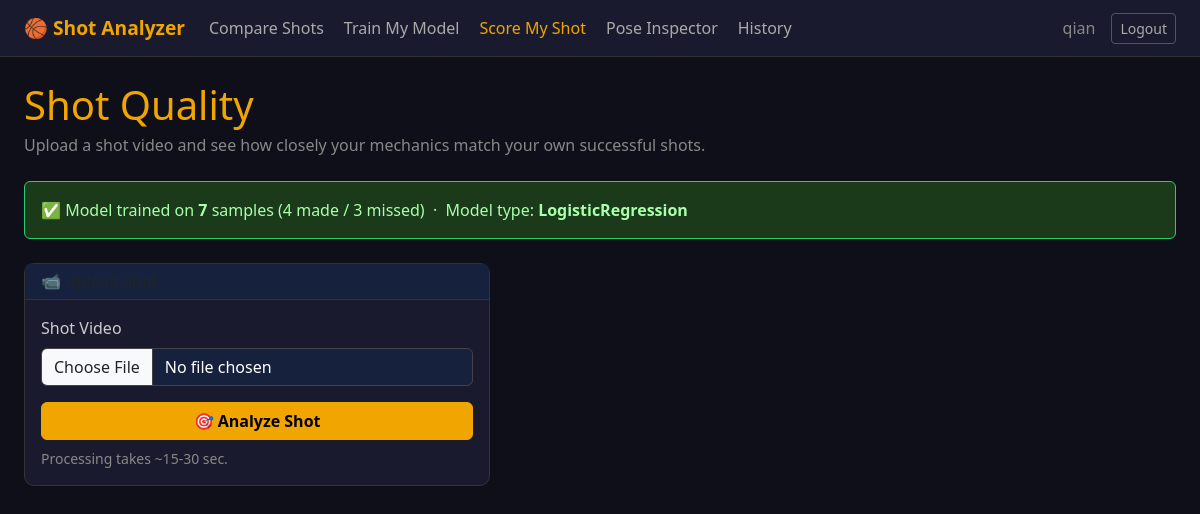
/score/ (signed in), run on the app's committed database.
### shot_analyzer/models.py (models this page shows, shortened)
class PersonalModel(models.Model):
    user = models.OneToOneField(User, on_delete=models.CASCADE, related_name='personal_model')
    model_data = models.BinaryField(null=True, blank=True)   # pickled {model, scaler}
    n_samples = models.IntegerField(default=0)
    n_made = models.IntegerField(default=0)
    n_missed = models.IntegerField(default=0)
    cv_accuracy = models.FloatField(null=True, blank=True)
    model_type = models.CharField(max_length=50, blank=True)
    trained_at = models.DateTimeField(null=True, blank=True)
    training_status = models.CharField(max_length=20, default='idle')
    training_message = models.TextField(blank=True)
    reference_sequence_json = models.TextField(blank=True, default='')  # averaged made-shot sequence
    @property
    def is_trained(self):
        return self.model_data is not None and self.training_status == 'complete'

### shot_analyzer/views.py (the view)
# urls.py: path('score/',              views.score,               name='score'),
@login_required
def score(request):
    personal_model = _get_or_create_personal_model(request.user)
    if not personal_model.is_trained:
        return render(request, 'shot_analyzer/score.html', {
            'not_trained': True,
            'personal_model': personal_model,
        })
    if request.method == 'POST':
        form = ScoreShotForm(request.POST, request.FILES)
        if form.is_valid():
            video_path = _save_temp_video(request.FILES['video'])
            try:
                extractor = PoseExtractor()
                seq = extractor.process_video(video_path, annotate=False, max_frames=300)
                if len(seq.frames) < 5:
                    messages.error(request, 'Not enough pose frames detected.')
                    return render(request, 'shot_analyzer/score.html', {
                        'form': form, 'personal_model': personal_model,
                    })
                features = featurize(seq)
                fitter = ShotModelFitter()
                prediction = fitter.predict(bytes(personal_model.model_data), features)
                return render(request, 'shot_analyzer/score.html', {
                    'form': form,
                    'personal_model': personal_model,
                    'prediction': prediction,
                    'video_name': request.FILES['video'].name,
                })
            finally:
                try:
                    os.unlink(video_path)
                except Exception:
                    pass
    else:
        form = ScoreShotForm()
    return render(request, 'shot_analyzer/score.html', {
        'form': form,
        'personal_model': personal_model,
    })

### shot_analyzer/forms.py
class ScoreShotForm(forms.Form):
    video = forms.FileField(
        label='Shot Video',
        widget=forms.FileInput(attrs={'class': 'form-control', 'accept': 'video/*'}),
    )

### shot_analyzer/views.py (called while the page is built)
def _get_or_create_personal_model(user) -> PersonalModel:
    model_obj, _ = PersonalModel.objects.get_or_create(user=user)
    return model_obj

### shot_analyzer/templates/shot_analyzer/score.html (shortened to what this page needs)
{% extends 'shot_analyzer/base.html' %}
{% block content %}
<h1 class="mb-1">Shot Quality</h1>
<p class="text-muted mb-4">Upload a shot video and see how closely your mechanics match your own successful shots.</p>
{% if not_trained %}
  <div class="card text-center py-5">
    <div class="card-body">
      <div class="display-4 mb-3">🧠</div>
      <h4>No Trained Model Yet</h4>
      <p class="text-muted">You need to train a personal model first.</p>
      <a href="{% url 'training' %}" class="btn btn-primary">Go to Training →</a>
    </div>
  </div>
{% else %}
  {% if personal_model.is_trained %}
  <div class="alert alert-success mb-4">
    ✅ Model trained on <strong>{{ personal_model.n_samples }}</strong> samples
    ({{ personal_model.n_made }} made / {{ personal_model.n_missed }} missed) &nbsp;·&nbsp;
    Model type: <strong>{{ personal_model.model_type }}</strong>
  </div>
  {% endif %}
  <div class="row g-4">
    <div class="col-md-5">
      <div class="card">
        <div class="card-header"><h6 class="mb-0">📹 Upload Shot</h6></div>
        <div class="card-body">
          <form method="post" enctype="multipart/form-data" id="scoreForm">
            <div class="mb-3">
              <label class="form-label">Shot Video</label>
              <input type="file" name="video" class="form-control" accept="video/*" required>
            </div>
            <button type="submit" class="btn btn-primary w-100" id="scoreBtn">
              🎯 Analyze Shot
            </button>
            <div class="form-text mt-2">Processing takes ~15-30 sec.</div>
          </form>
        </div>
      </div>
    </div>
  </div>
{% endif %}
{% endblock %}

### shot_analyzer/templates/shot_analyzer/base.html (shortened to what this page needs)
<!DOCTYPE html>
<html lang="en">
<head>
  <link href="https://cdn.jsdelivr.net/npm/bootstrap@5.3.0/dist/css/bootstrap.min.css" rel="stylesheet">
</head>
<body>
<nav class="navbar navbar-expand-lg">
  <div class="container-fluid px-4">
    <a class="navbar-brand" href="{% url 'home' %}">🏀 Shot Analyzer</a>
    <div class="collapse navbar-collapse" id="navMenu">
      {% if user.is_authenticated %}
      <ul class="navbar-nav me-auto gap-1">
        <li class="nav-item">
          <a class="nav-link {% if request.resolver_match.url_name == 'compare' %}active{% endif %}"
             href="{% url 'compare' %}">Compare Shots</a>
        </li>
        <li class="nav-item">
          <a class="nav-link {% if request.resolver_match.url_name == 'training' %}active{% endif %}"
             href="{% url 'training' %}">Train My Model</a>
        </li>
        <li class="nav-item">
          <a class="nav-link {% if request.resolver_match.url_name == 'score' %}active{% endif %}"
             href="{% url 'score' %}">Score My Shot</a>
        </li>
        <li class="nav-item">
          <a class="nav-link {% if request.resolver_match.url_name == 'detect_shots' %}active{% endif %}"
             href="{% url 'detect_shots' %}">Pose Inspector</a>
        </li>
        <li class="nav-item">
          <a class="nav-link {% if request.resolver_match.url_name == 'history' %}active{% endif %}"
             href="{% url 'history' %}">History</a>
        </li>
      </ul>
      <ul class="navbar-nav ms-auto align-items-center gap-2">
        <li class="nav-item">
          <span class="nav-link text-muted">{{ user.username }}</span>
        </li>
        <li class="nav-item">
          <a class="btn btn-outline-secondary btn-sm" href="{% url 'logout' %}">Logout</a>
        </li>
      </ul>
      {% endif %}
    </div>
  </div>
</nav>
<div class="container-fluid px-4 mt-4" style="max-width: 1400px;">
  {% block content %}{% endblock %}
</div>
</body>
</html>

### shot_analyzer/templates/shot_analyzer/base.html (style rules this page uses)
body { background-color: #0F0F1A; color: #FFFFFF; min-height: 100vh; }
.navbar { background-color: #1A1A2E !important; border-bottom: 1px solid #333; }
.navbar-brand { color: #F0A500 !important; font-weight: 700; font-size: 1.2rem; }
.nav-link { color: #AAAAAA !important; }
.nav-link:hover, .nav-link.active { color: #F0A500 !important; }
.card { background-color: #1A1A2E; border: 1px solid #333; border-radius: 10px; }
.card-header { background-color: #16213E; border-bottom: 1px solid #333; }
h1, h2, h3, h4 { color: #F0A500; }
.btn-primary { background-color: #F0A500; border-color: #F0A500; color: #000; font-weight: 600; }
.btn-outline-secondary { color: #AAAAAA; border-color: #555; }
.form-control, .form-select { background-color: #16213E; border-color: #444; color: #FFF; }
.form-label { color: #CCCCCC; }
.form-text { color: #888; }
.alert-success { background-color: #1a3a1a; border-color: #2ECC71; color: #aaffaa; }
.text-muted { color: #888 !important; }

### data on the page
PersonalModel: n_samples "7", n_made "4", n_missed "3", model_type "LogisticRegression"

### other printed values
{{ user.username }} "qian"
